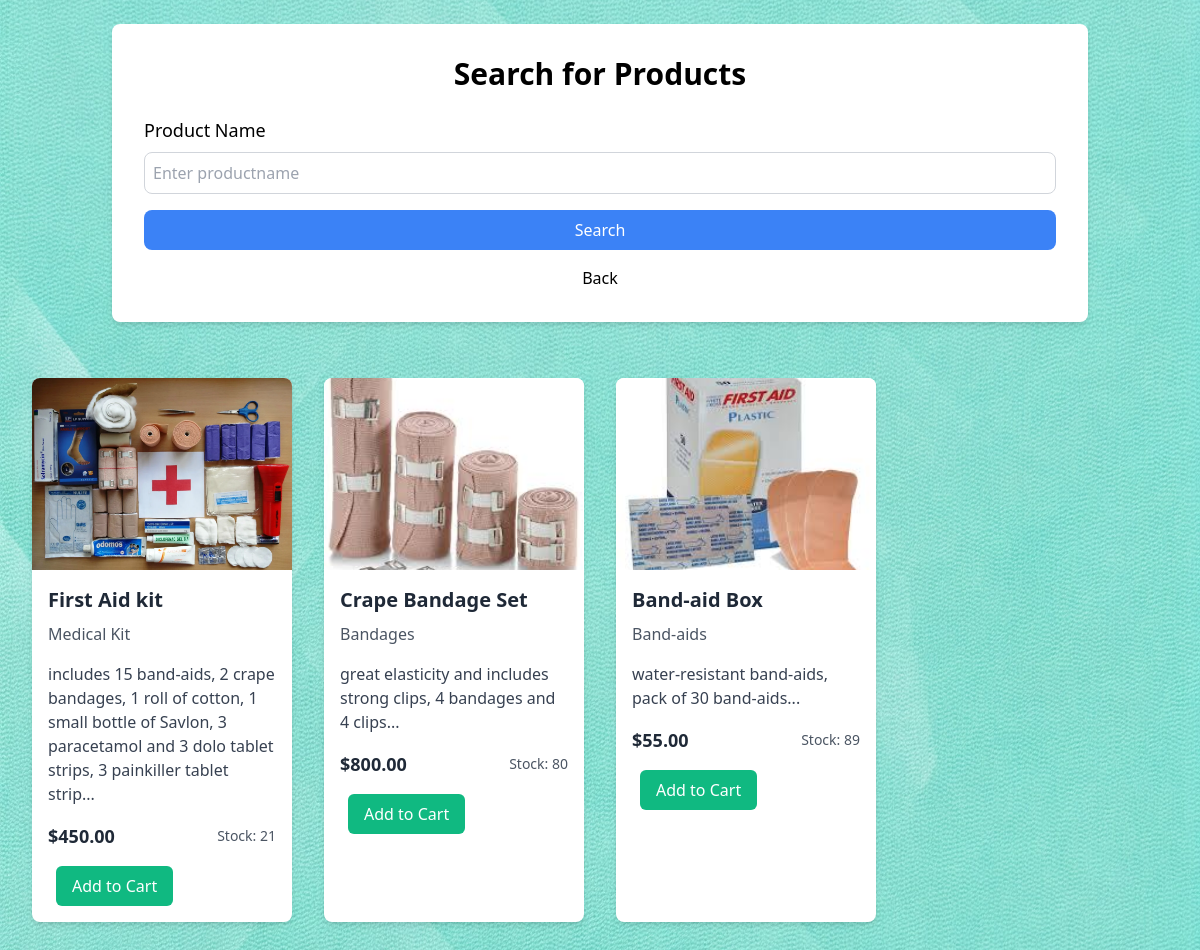
Page /productlist/ on the committed database.
### fapk/models.py (models this page shows)
class product(models.Model):
    productname=models.CharField(max_length=50)
    manufacturer=models.CharField(max_length=50)
    category=models.CharField(max_length=50)
    description=models.CharField(max_length=200)
    price = models.DecimalField(max_digits=10, decimal_places=2)
    stock=models.IntegerField()
    image=models.ImageField(upload_to='productimage/',blank=True,null=True)
    sellername=models.CharField(max_length=50)
    sellercontact=models.IntegerField()
    sellermail=models.CharField(max_length=100)

### fapk/views.py (the view)
# urls.py: path('productlist/',views.productlist,name='productlist'),
def productlist(request):
    prod=product.objects.all()
    return render(request,'productlist.html',{'prod':prod})

### fapk/templates/productlist.html (shortened to what this page needs)
{% load static %}
<!DOCTYPE html>
<html lang="en">
<head>
    <link href="https://cdn.jsdelivr.net/npm/tailwindcss@2.0.3/dist/tailwind.min.css" rel="stylesheet">
</head>
<body class="bg-gray-100">
    <section class="container mx-auto p-6">
        <div class="bg-white shadow-md rounded-lg p-8">
            <h1 class="text-3xl font-semibold mb-6 text-center">Search for Products</h1>
            <form method="POST" action="/productsearch/" class="space-y-4">
                <div class="flex flex-col">
                    <label for="productname" class="text-lg">Product Name</label>
                    <input type="text" name="productname" id="productname" class="border border-gray-300 rounded-lg p-2 mt-2" placeholder="Enter productname" required>
                </div>
                <button type="submit" class="bg-blue-500 text-white rounded-lg py-2 px-4 mt-4 w-full hover:bg-blue-600">Search</button>
                <a href="/home/" class="block text-center mt-4">Back</a>
            </form>
        </div>
    </section>
    <div class="max-w-7xl mx-auto grid grid-cols-1 sm:grid-cols-2 md:grid-cols-3 lg:grid-cols-4 gap-8 p-8">
        {% for p in prod %}
            <div class="bg-white rounded-lg shadow-md overflow-hidden">
                <img src="{{ p.image.url }}" alt="{{ p.productname }}" class="w-full h-48 object-cover">
                <div class="p-4">
                    <h2 class="text-xl font-semibold text-gray-800">{{ p.productname }}</h2>
                    <p class="text-gray-600 mt-2">{{ p.category }}</p>
                    <p class="text-gray-700 mt-4">{{ p.description|slice:":150" }}...</p>
                    <div class="mt-4 flex justify-between items-center">
                        <span class="text-lg font-semibold text-gray-800">${{ p.price }}</span>
                        <span class="text-sm text-gray-600">Stock: {{ p.stock }}</span>
                    </div>
                    <div class="mt-4 flex justify-between">
                        <form action="{% url 'quantity_form' p.id %}" method="POST" class="flex items-center space-x-2">
                            <button type="submit" class="px-4 py-2 bg-green-500 text-white rounded-md hover:bg-green-600 transition">Add to Cart</button>
                        </form>
                    </div>
                </div>
            </div>
        {% endfor %}
    </div>
</body>
</html>

### rows in the picture
product: image (picture), productname "First Aid kit", category "Medical Kit", description "includes 15 band-aids, 2 crape bandages, 1 roll of cotton, 1 small bottle of Savlon, 3 paracetamol and 3 dolo tablet strips, 3 painkiller tablet strip", price "450.00", stock "21"
product: image (picture), productname "Crape Bandage Set", category "Bandages", description "great elasticity and includes strong clips, 4 bandages and 4 clips", price "800.00", stock "80"
product: image (picture), productname "Band-aid Box", category "Band-aids", description "water-resistant band-aids, pack of 30 band-aids", price "55.00", stock "89"
